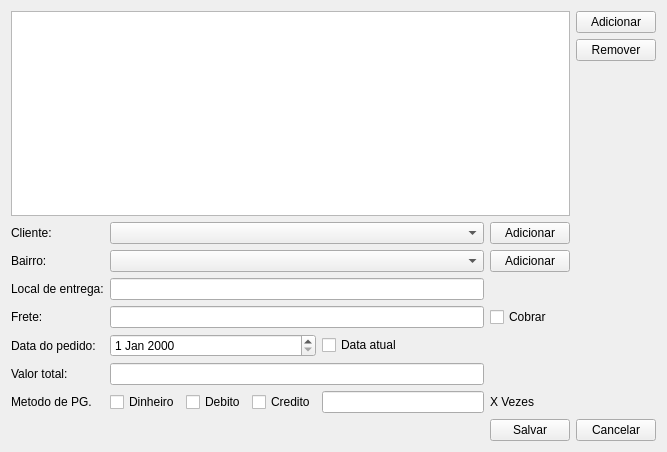
<?xml version="1.0" encoding="UTF-8"?>
<ui version="4.0">
 <class>Form_compras</class>
 <widget class="QWidget" name="Form_compras">
  <property name="geometry">
   <rect>
    <x>0</x>
    <y>0</y>
    <width>667</width>
    <height>452</height>
   </rect>
  </property>
  <property name="windowTitle">
   <string>Compras</string>
  </property>
  <layout class="QGridLayout" name="gridLayout">
   <item row="8" column="0">
    <widget class="QLabel" name="LB_data">
     <property name="text">
      <string>Data do pedido:</string>
     </property>
    </widget>
   </item>
   <item row="10" column="0">
    <widget class="QLabel" name="label_valor">
     <property name="text">
      <string>Valor total:</string>
     </property>
    </widget>
   </item>
   <item row="11" column="2">
    <widget class="QCheckBox" name="CB_debito">
     <property name="text">
      <string>Debito</string>
     </property>
    </widget>
   </item>
   <item row="11" column="3">
    <widget class="QCheckBox" name="CB_credito">
     <property name="text">
      <string>Credito</string>
     </property>
    </widget>
   </item>
   <item row="6" column="0">
    <widget class="QLabel" name="label_local">
     <property name="text">
      <string>Local de entrega:</string>
     </property>
    </widget>
   </item>
   <item row="5" column="0">
    <widget class="QLabel" name="label_bairro">
     <property name="text">
      <string>Bairro:</string>
     </property>
    </widget>
   </item>
   <item row="13" column="6">
    <widget class="QPushButton" name="PB_cancelar">
     <property name="text">
      <string>Cancelar</string>
     </property>
    </widget>
   </item>
   <item row="7" column="0">
    <widget class="QLabel" name="label_frete">
     <property name="text">
      <string>Frete:</string>
     </property>
    </widget>
   </item>
   <item row="0" column="0" rowspan="4" colspan="6">
    <widget class="QListView" name="LW_itens"/>
   </item>
   <item row="5" column="5">
    <widget class="QPushButton" name="PB_add_bairro">
     <property name="text">
      <string>Adicionar</string>
     </property>
    </widget>
   </item>
   <item row="7" column="5">
    <widget class="QCheckBox" name="CB_frete">
     <property name="text">
      <string>Cobrar</string>
     </property>
    </widget>
   </item>
   <item row="4" column="1" colspan="4">
    <widget class="QComboBox" name="CB_cliente"/>
   </item>
   <item row="4" column="5">
    <widget class="QPushButton" name="PB_add_cliente">
     <property name="text">
      <string>Adicionar</string>
     </property>
    </widget>
   </item>
   <item row="4" column="0">
    <widget class="QLabel" name="label_cliente">
     <property name="text">
      <string>Cliente:</string>
     </property>
    </widget>
   </item>
   <item row="7" column="1" colspan="4">
    <widget class="QLineEdit" name="LE_frete"/>
   </item>
   <item row="10" column="1" colspan="4">
    <widget class="QLineEdit" name="LE_valor"/>
   </item>
   <item row="5" column="1" colspan="4">
    <widget class="QComboBox" name="CB_bairro"/>
   </item>
   <item row="6" column="1" colspan="4">
    <widget class="QLineEdit" name="LE_local"/>
   </item>
   <item row="11" column="0">
    <widget class="QLabel" name="label_pg">
     <property name="text">
      <string>Metodo de PG.</string>
     </property>
    </widget>
   </item>
   <item row="11" column="1">
    <widget class="QCheckBox" name="CB_dinheiro">
     <property name="text">
      <string>Dinheiro</string>
     </property>
    </widget>
   </item>
   <item row="11" column="4">
    <widget class="QLineEdit" name="LB_vezes">
     <property name="text">
      <string/>
     </property>
     <property name="alignment">
      <set>Qt::AlignRight|Qt::AlignTrailing|Qt::AlignVCenter</set>
     </property>
    </widget>
   </item>
   <item row="1" column="6">
    <widget class="QPushButton" name="PB_menos_item">
     <property name="text">
      <string>Remover</string>
     </property>
    </widget>
   </item>
   <item row="13" column="5">
    <widget class="QPushButton" name="PB_salvar">
     <property name="text">
      <string>Salvar</string>
     </property>
    </widget>
   </item>
   <item row="11" column="5">
    <widget class="QLabel" name="label_vezes">
     <property name="text">
      <string>X Vezes</string>
     </property>
    </widget>
   </item>
   <item row="0" column="6">
    <widget class="QPushButton" name="PB_add_item">
     <property name="text">
      <string>Adicionar</string>
     </property>
    </widget>
   </item>
   <item row="8" column="1" colspan="3">
    <widget class="QDateEdit" name="dateEdit">
     <property name="alignment">
      <set>Qt::AlignLeading|Qt::AlignLeft|Qt::AlignVCenter</set>
     </property>
    </widget>
   </item>
   <item row="8" column="4">
    <widget class="QCheckBox" name="CB_data">
     <property name="text">
      <string>Data atual</string>
     </property>
    </widget>
   </item>
  </layout>
 </widget>
 <resources/>
 <connections/>
</ui>
